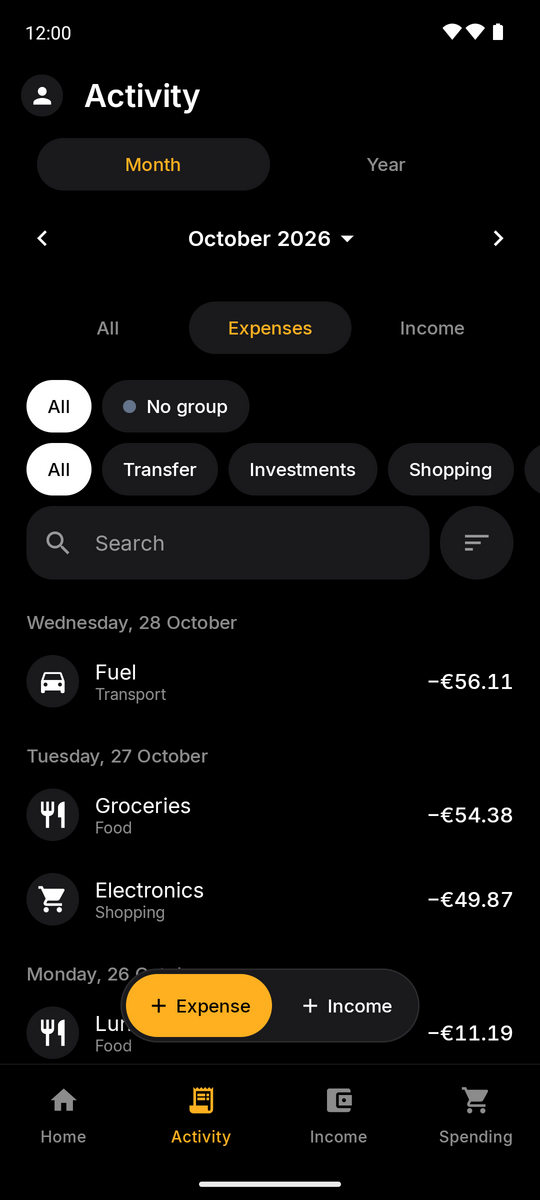
#> input picture docs/screenshots/activity.png, 540 x 1200 px, given in place of home.png, which was not available
$ python readme_images.py
#> lines starting #> are read from the running program, lines starting #| are printed output that depends on the picture; after the words box and inside, x2 and y2 are one past the last pixel; in counts of white or black regions, pixels touching at a corner belong together
#!/usr/bin/env python3
"""Builds the README's composite images from the screenshots in docs/screenshots/.

Usage: readme_images.py   (run from anywhere; needs Pillow)

- docs/hero.png: Home, Income (year) and Spending (year) side by side, framed, on the app's dark background.
- docs/social-preview.png: 1280x640 card for GitHub's social preview (Settings > Social preview, uploaded by hand).
"""

from pathlib import Path

from PIL import Image, ImageDraw, ImageFont

ROOT = Path(__file__).resolve().parent.parent
SHOTS = ROOT / "docs" / "screenshots"
FONTS = ROOT / "core" / "designsystem" / "src" / "main" / "res" / "font"
BG = (0, 0, 0)
SURFACE = (26, 26, 29)
GOLD = (255, 176, 32)
TEXT = (255, 255, 255)
MUTED = (160, 160, 166)


def phone(name, width):
    """A screenshot scaled to [width], with rounded corners and a thin frame."""
#> called with name = 'home', width = 420
    shot = Image.open(SHOTS / f"{name}.png").convert("RGB")
#> shot is the input picture: PIL image 540x1200 RGB; mean R, G, B 14.8, 13.7, 12.1
    shot = shot.resize((width, round(shot.height * width / shot.width)), Image.Resampling.LANCZOS)
#> shot: PIL image 420x933 RGB
    radius = width // 11
    border = max(2, width // 90)
    framed = Image.new("RGBA", (shot.width + 2 * border, shot.height + 2 * border), (0, 0, 0, 0))
#> framed: PIL image 428x941 RGBA; every value is 0
    ImageDraw.Draw(framed).rounded_rectangle(
        [0, 0, framed.width - 1, framed.height - 1], radius + border, fill=SURFACE + (255,))
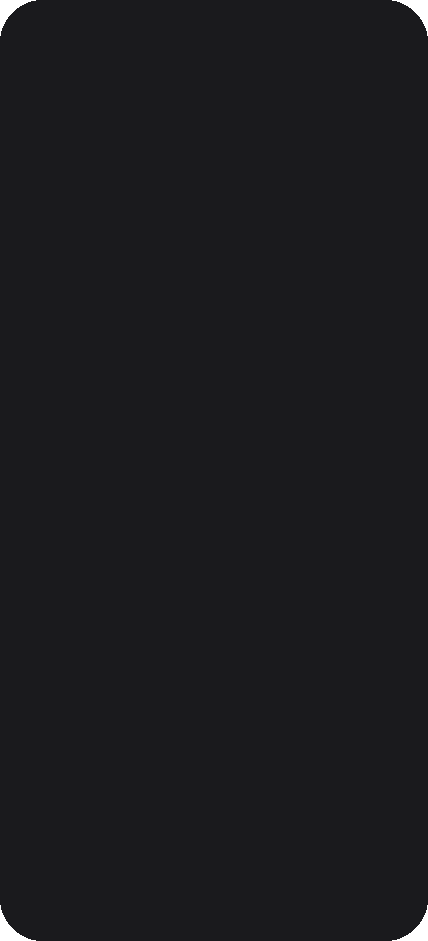
#> framed: PIL image 428x941 RGBA; mean R, G, B, A 25.9, 25.9, 28.9, 254; transparent parts drawn white
    mask = Image.new("L", shot.size, 0)
#> mask: PIL image 420x933 L; every value is 0
    ImageDraw.Draw(mask).rounded_rectangle([0, 0, shot.width - 1, shot.height - 1], radius, fill=255)
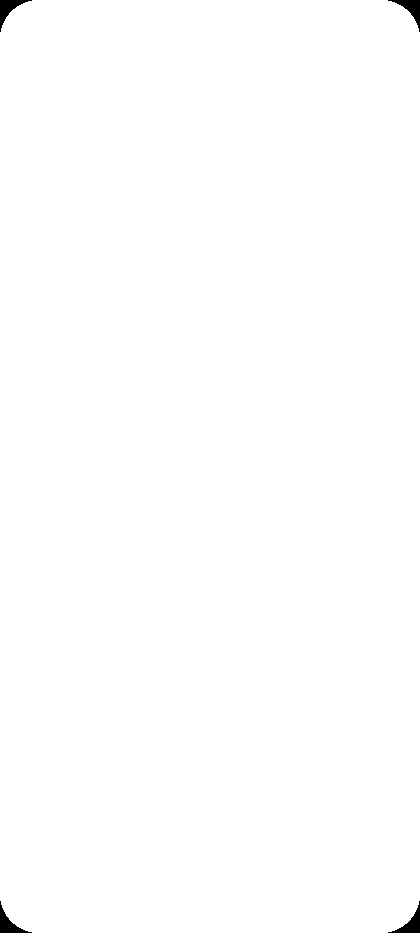
#> mask: PIL image 420x933 L; 99.7% white; 4 black regions, box (x1, y1, x2, y2) and area: (0, 0, 32, 32) 321, (388, 0, 420, 32) 321, (0, 901, 32, 933) 321, (388, 901, 420, 933) 321
    framed.paste(shot, (border, border), mask)
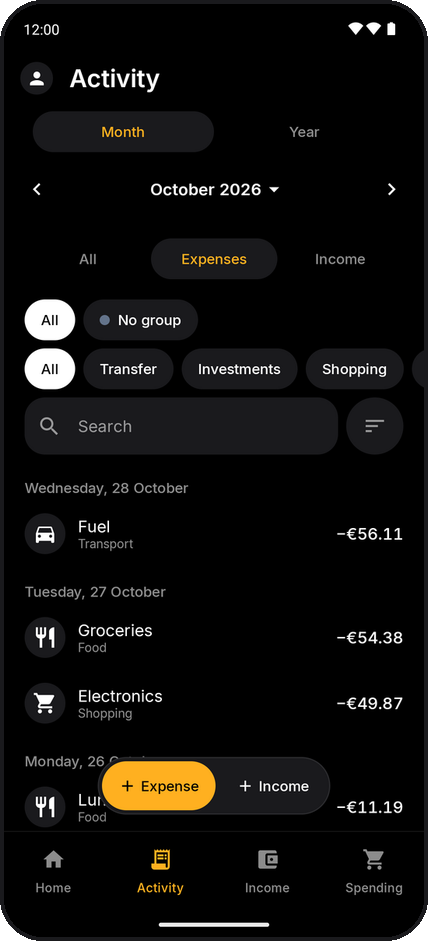
#> framed: PIL image 428x941 RGBA; mean R, G, B, A 15.2, 14.1, 12.6, 254; transparent parts drawn white
    return framed


def hero():
    names = ["home", "income-year", "spending-year"]
    width, gap, pad = 420, 56, 64
    phones = [phone(n, width) for n in names]
#> call 2 of phone, with name = 'income-year', width = 420
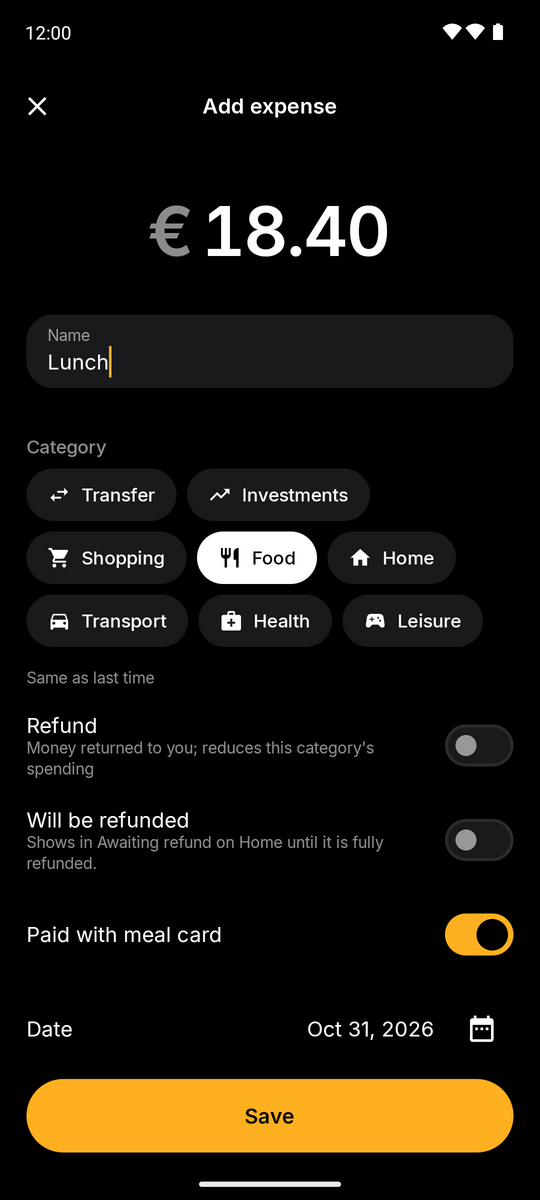
#> input picture docs/screenshots/add-expense.png, 540 x 1200 px, given in place of income-year.png, which was not available
#> in phone, shot is the input picture: PIL image 540x1200 RGB; mean R, G, B 26.1, 21.7, 14.1
#> in phone (call 2), `framed.paste(shot, (border, border), mask)`:
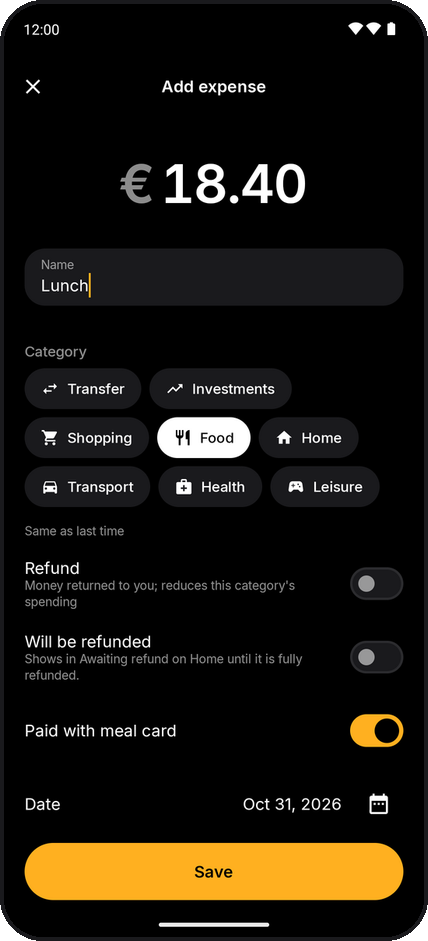
#> framed: PIL image 428x941 RGBA; mean R, G, B, A 26.2, 21.9, 14.6, 254; transparent parts drawn white
#> phones = 3 items
    h = max(p.height for p in phones)
#> h = 941
    canvas = Image.new("RGB", (sum(p.width for p in phones) + gap * 2 + pad * 2, h + pad * 2), BG)
#> canvas: PIL image 1524x1069 RGB; every value is 0
    x = pad
    for p in phones:
        canvas.paste(p, (x, pad), p)
        x += p.width + gap
#> this loop made 3 passes
#> x on passes 1 to 3: 548, 1032, 1516
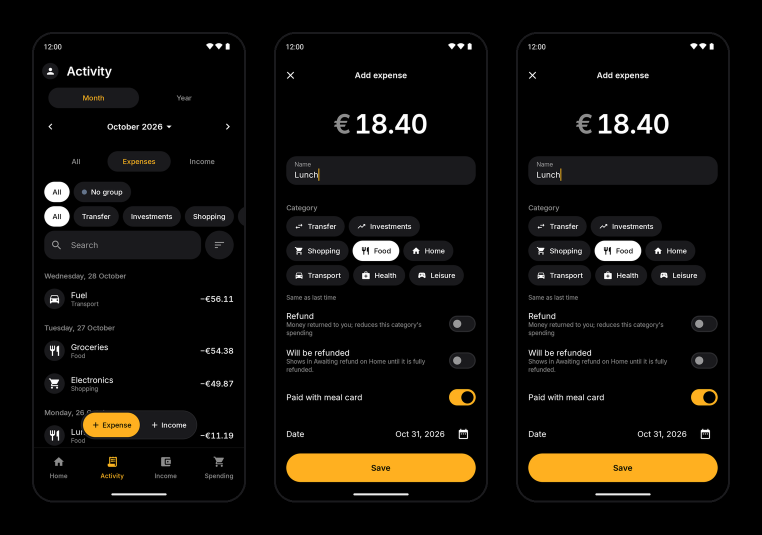
#> canvas: PIL image 1524x1069 RGB (shown at 1/2 size); mean R, G, B 16.7, 14.3, 10.3
#> after the loop, x = 1516
    canvas.save(ROOT / "docs" / "hero.png", optimize=True)


def social_preview():
    canvas = Image.new("RGB", (1280, 640), BG)
#> canvas: PIL image 1280x640 RGB; every value is 0
    draw = ImageDraw.Draw(canvas)
#> (the run stopped early here; a loop or call above may not have finished)
